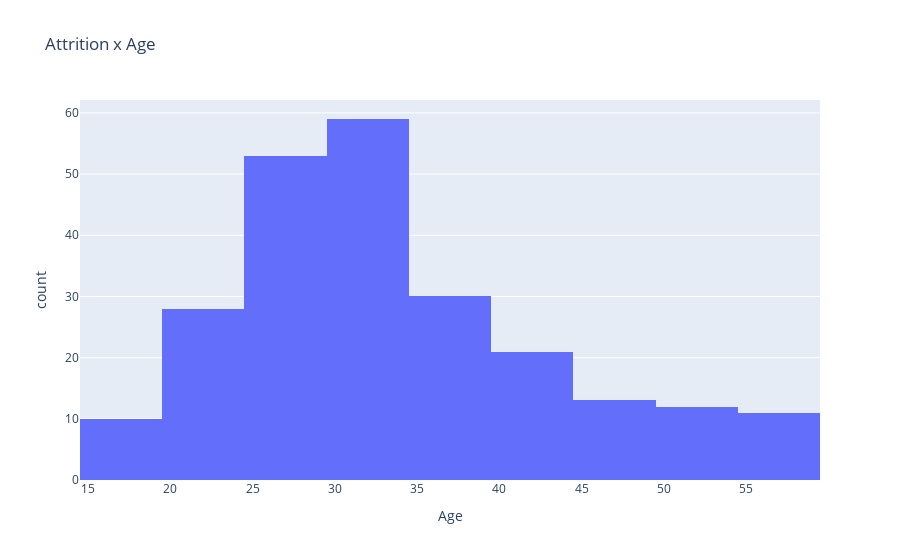
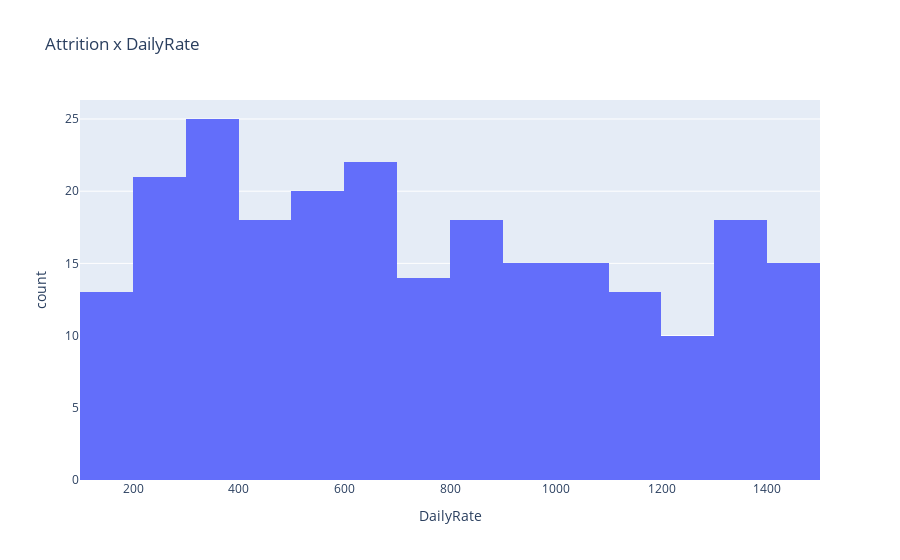
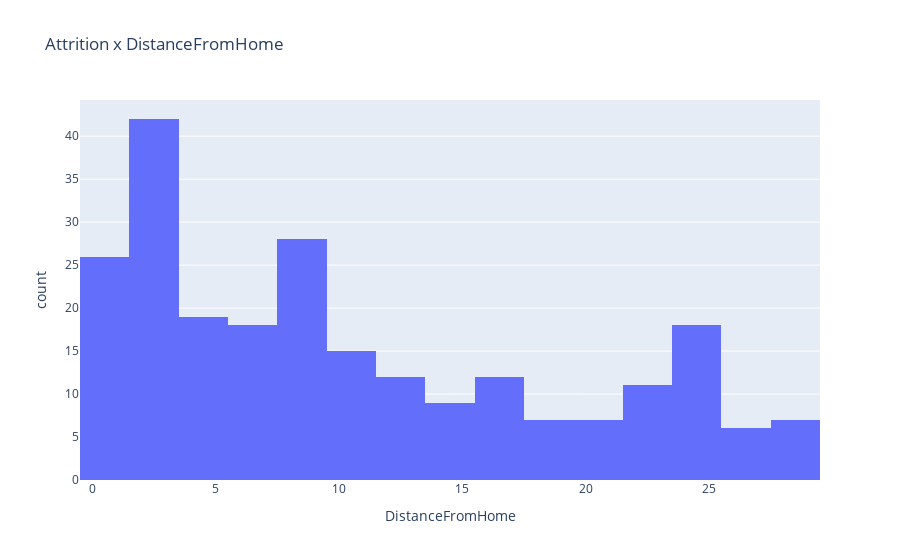

The notebook cell saved with these charts, in order:
### Code cell
numeric_plot('Age')
numeric_plot('DailyRate')
numeric_plot('DistanceFromHome')
numeric_plot('HourlyRate')
numeric_plot('JobLevel')
numeric_plot('MonthlyIncome')
numeric_plot('MonthlyRate')
numeric_plot('NumCompaniesWorked')
numeric_plot('PercentSalaryHike')
numeric_plot('StockOptionLevel')
numeric_plot('TotalWorkingYears')
numeric_plot('TrainingTimesLastYear')
numeric_plot('YearsAtCompany')
numeric_plot('YearsInCurrentRole')
numeric_plot('YearsSinceLastPromotion')
numeric_plot('YearsWithCurrManager')

### Figure 1 — Plotly figure (JSON) as saved in the notebook; plotly's stock layout.template omitted (floating-point values rounded to 4 significant figures; data arrays with more than 128 entries replaced by an {"elided": "..."} marker saying what was removed)
{"data": [{"alignmentgroup": "True", "bingroup": "x", "hovertemplate": "Age=%{x}<br>count=%{y}<extra></extra>", "legendgroup": "", "marker": {"color": "#636efa", "pattern": {"shape": ""}}, "name": "", "nbinsx": 20, "offsetgroup": "", "orientation": "v", "showlegend": false, "type": "histogram", "x": {"elided": "237 int values"}, "xaxis": "x", "yaxis": "y"}], "layout": {"barmode": "relative", "legend": {"tracegroupgap": 0}, "title": {"text": "Attrition x Age"}, "xaxis": {"anchor": "y", "domain": [0, 1], "title": {"text": "Age"}}, "yaxis": {"anchor": "x", "domain": [0, 1], "title": {"text": "count"}}}}

### Figure 2 — Plotly figure (JSON) as saved in the notebook; plotly's stock layout.template omitted (floating-point values rounded to 4 significant figures; data arrays with more than 128 entries replaced by an {"elided": "..."} marker saying what was removed)
{"data": [{"alignmentgroup": "True", "bingroup": "x", "hovertemplate": "DailyRate=%{x}<br>count=%{y}<extra></extra>", "legendgroup": "", "marker": {"color": "#636efa", "pattern": {"shape": ""}}, "name": "", "nbinsx": 20, "offsetgroup": "", "orientation": "v", "showlegend": false, "type": "histogram", "x": {"elided": "237 int values"}, "xaxis": "x", "yaxis": "y"}], "layout": {"barmode": "relative", "legend": {"tracegroupgap": 0}, "title": {"text": "Attrition x DailyRate"}, "xaxis": {"anchor": "y", "domain": [0, 1], "title": {"text": "DailyRate"}}, "yaxis": {"anchor": "x", "domain": [0, 1], "title": {"text": "count"}}}}

### Figure 3 — Plotly figure (JSON) as saved in the notebook; plotly's stock layout.template omitted (floating-point values rounded to 4 significant figures; data arrays with more than 128 entries replaced by an {"elided": "..."} marker saying what was removed)
{"data": [{"alignmentgroup": "True", "bingroup": "x", "hovertemplate": "DistanceFromHome=%{x}<br>count=%{y}<extra></extra>", "legendgroup": "", "marker": {"color": "#636efa", "pattern": {"shape": ""}}, "name": "", "nbinsx": 20, "offsetgroup": "", "orientation": "v", "showlegend": false, "type": "histogram", "x": {"elided": "237 int values"}, "xaxis": "x", "yaxis": "y"}], "layout": {"barmode": "relative", "legend": {"tracegroupgap": 0}, "title": {"text": "Attrition x DistanceFromHome"}, "xaxis": {"anchor": "y", "domain": [0, 1], "title": {"text": "DistanceFromHome"}}, "yaxis": {"anchor": "x", "domain": [0, 1], "title": {"text": "count"}}}}
